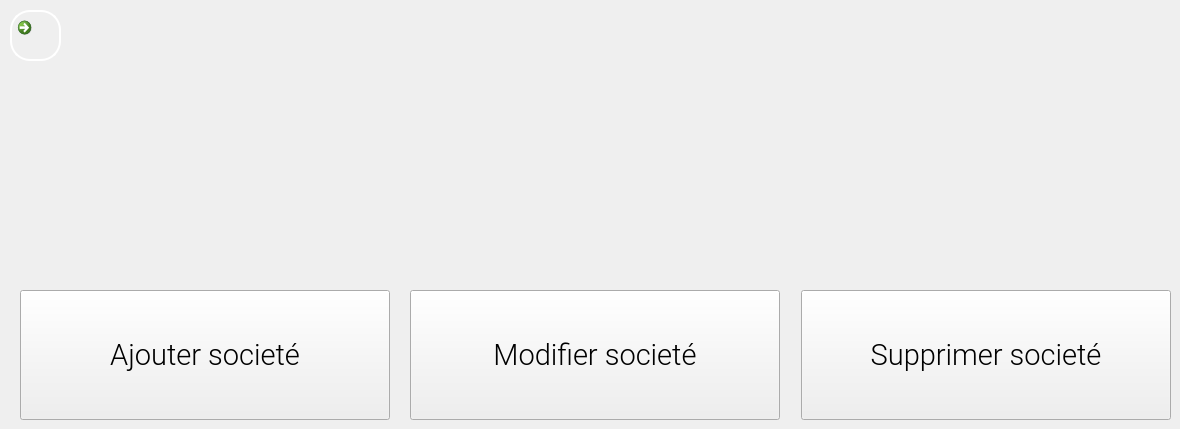
   <widget class="QWidget" name="gerer_societe">
    <widget class="QPushButton" name="ajouter_s">
     <property name="geometry">
      <rect>
       <x>20</x>
       <y>290</y>
       <width>370</width>
       <height>130</height>
      </rect>
     </property>
     <property name="font">
      <font>
       <family>Roboto Light</family>
       <pointsize>22</pointsize>
      </font>
     </property>
     <property name="text">
      <string>Ajouter societé</string>
     </property>
     <property name="icon">
      <iconset>
       <normaloff>D:/Proj icons/plus.png</normaloff>D:/Proj icons/plus.png</iconset>
     </property>
     <property name="iconSize">
      <size>
       <width>64</width>
       <height>64</height>
      </size>
     </property>
    </widget>
    <widget class="QPushButton" name="modifier_s">
     <property name="geometry">
      <rect>
       <x>410</x>
       <y>290</y>
       <width>370</width>
       <height>130</height>
      </rect>
     </property>
     <property name="font">
      <font>
       <family>Roboto Light</family>
       <pointsize>22</pointsize>
      </font>
     </property>
     <property name="text">
      <string>Modifier societé</string>
     </property>
     <property name="icon">
      <iconset>
       <normaloff>D:/Proj icons/pencil.png</normaloff>D:/Proj icons/pencil.png</iconset>
     </property>
     <property name="iconSize">
      <size>
       <width>64</width>
       <height>64</height>
      </size>
     </property>
    </widget>
    <widget class="QPushButton" name="supprimer_s">
     <property name="geometry">
      <rect>
       <x>801</x>
       <y>290</y>
       <width>370</width>
       <height>130</height>
      </rect>
     </property>
     <property name="font">
      <font>
       <family>Roboto Light</family>
       <pointsize>22</pointsize>
      </font>
     </property>
     <property name="text">
      <string>Supprimer societé</string>
     </property>
     <property name="icon">
      <iconset>
       <normaloff>D:/Proj icons/trash.png</normaloff>D:/Proj icons/trash.png</iconset>
     </property>
     <property name="iconSize">
      <size>
       <width>64</width>
       <height>64</height>
      </size>
     </property>
    </widget>
    <widget class="QCommandLinkButton" name="backtogerersociete">
     <property name="geometry">
      <rect>
       <x>10</x>
       <y>10</y>
       <width>51</width>
       <height>51</height>
      </rect>
     </property>
     <property name="contextMenuPolicy">
      <enum>Qt::PreventContextMenu</enum>
     </property>
     <property name="styleSheet">
      <string notr="true">QPushButton{
 border-width: 2px;
border-style: outset;
border-color: white;
border-radius: 20px;
padding:0 8;
}
QPushButton:hover
{
background:#f5f5f5;
}
QPushButton:pressed{
border-style: inset;
border-radius: 20px;
padding:0 8;
background:#eeeeee;
}</string>
     </property>
     <property name="text">
      <string/>
     </property>
     <property name="iconSize">
      <size>
       <width>32</width>
       <height>32</height>
      </size>
     </property>
    </widget>
   </widget>
